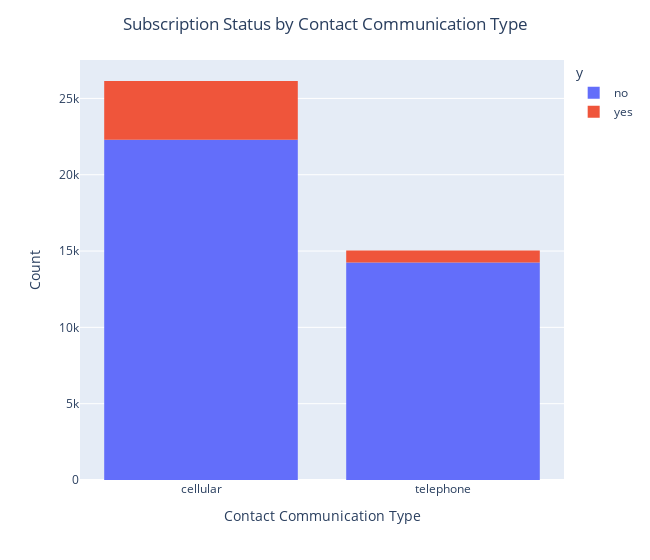

This figure's notebook cell:
### Code cell
# Subscription Status breakdown by Contact Communication Type
fig = px.histogram(campaign_df, x='contact', color='y', width=650)
fig.update_layout(title={'text': 'Subscription Status by Contact Communication Type','x': 0.5,'xanchor': 'center'},
                 xaxis_title_text='Contact Communication Type', yaxis_title_text='Count', xaxis={'categoryorder':'total descending'})
fig.write_image("images/04_Subscription_Status_by_Contact_Communication_Type.png")
fig.write_html("plots/04_Subscription_Status_by_Contact_Communication_Type.html")
fig.show()

### Figure 1 — Plotly figure (JSON) as saved in the notebook; plotly's stock layout.template omitted (floating-point values rounded to 4 significant figures; data arrays with more than 128 entries replaced by an {"elided": "..."} marker saying what was removed)
{"data": [{"bingroup": "x", "hovertemplate": "y=no<br>contact=%{x}<br>count=%{y}<extra></extra>", "legendgroup": "no", "marker": {"color": "#636efa", "pattern": {"shape": ""}}, "name": "no", "orientation": "v", "showlegend": true, "type": "histogram", "x": {"elided": "36544 str values"}, "xaxis": "x", "yaxis": "y"}, {"bingroup": "x", "hovertemplate": "y=yes<br>contact=%{x}<br>count=%{y}<extra></extra>", "legendgroup": "yes", "marker": {"color": "#EF553B", "pattern": {"shape": ""}}, "name": "yes", "orientation": "v", "showlegend": true, "type": "histogram", "x": {"elided": "4640 str values"}, "xaxis": "x", "yaxis": "y"}], "layout": {"barmode": "relative", "legend": {"title": {"text": "y"}, "tracegroupgap": 0}, "margin": {"t": 60}, "title": {"text": "Subscription Status by Contact Communication Type", "x": 0.5, "xanchor": "center"}, "width": 650, "xaxis": {"anchor": "y", "categoryorder": "total descending", "domain": [0, 1], "title": {"text": "Contact Communication Type"}}, "yaxis": {"anchor": "x", "domain": [0, 1], "title": {"text": "Count"}}}}
